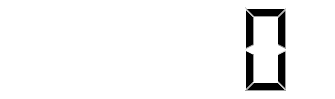
<?xml version="1.0" encoding="UTF-8"?>
<ui version="4.0">
 <class>Form</class>
 <widget class="QWidget" name="Form">
  <property name="geometry">
   <rect>
    <x>0</x>
    <y>0</y>
    <width>335</width>
    <height>99</height>
   </rect>
  </property>
  <property name="windowTitle">
   <string>Form</string>
  </property>
  <property name="styleSheet">
   <string notr="true">#Form {background-color:  transparent }</string>
  </property>
  <layout class="QVBoxLayout" name="verticalLayout">
   <property name="spacing">
    <number>0</number>
   </property>
   <property name="margin">
    <number>0</number>
   </property>
   <item>
    <widget class="QLCDNumber" name="lcdNumber">
     <property name="frameShape">
      <enum>QFrame::NoFrame</enum>
     </property>
     <property name="frameShadow">
      <enum>QFrame::Plain</enum>
     </property>
     <property name="mode">
      <enum>QLCDNumber::Dec</enum>
     </property>
     <property name="segmentStyle">
      <enum>QLCDNumber::Filled</enum>
     </property>
     <property name="value" stdset="0">
      <double>0.000000000000000</double>
     </property>
    </widget>
   </item>
  </layout>
 </widget>
 <resources/>
 <connections/>
</ui>
